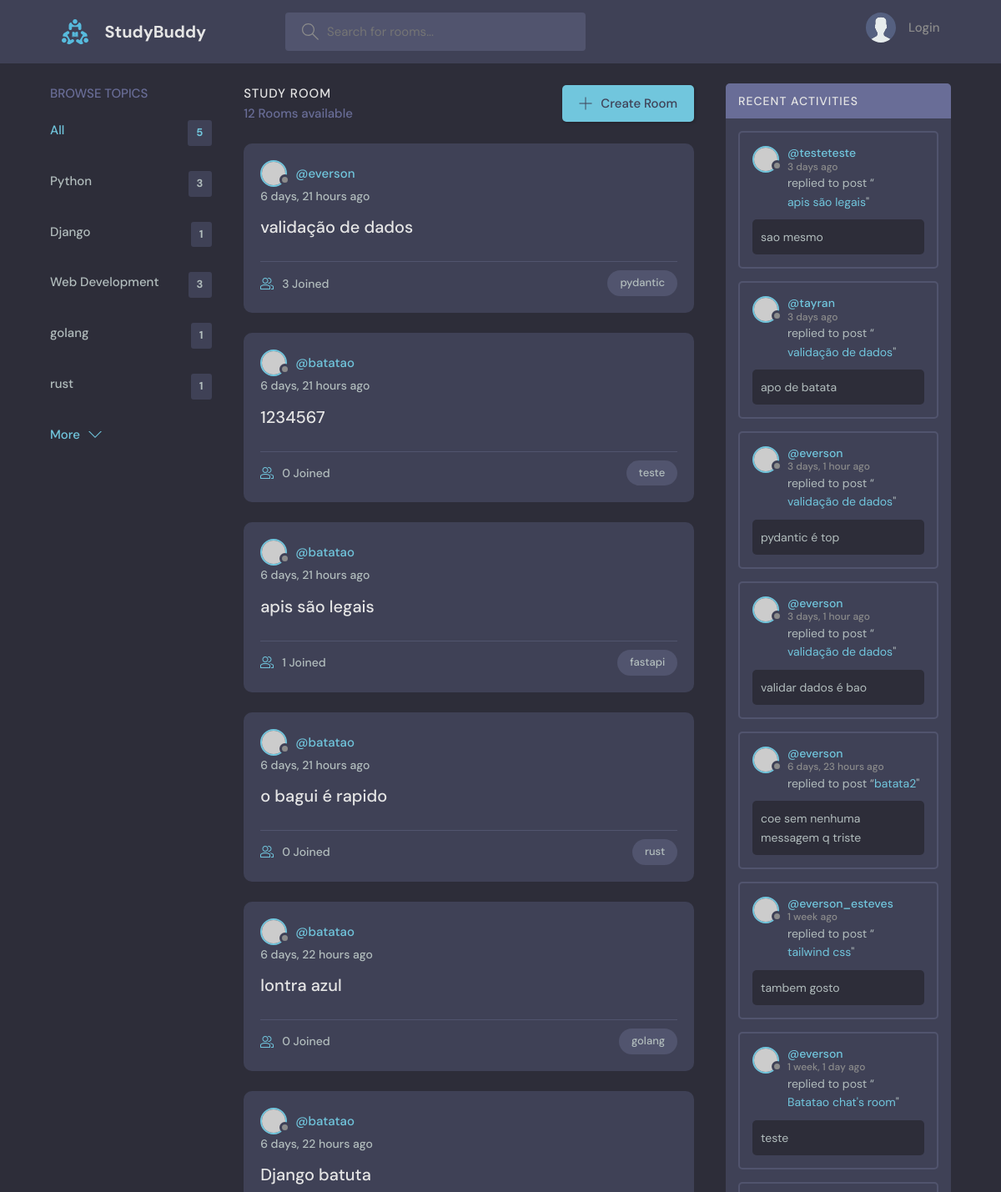
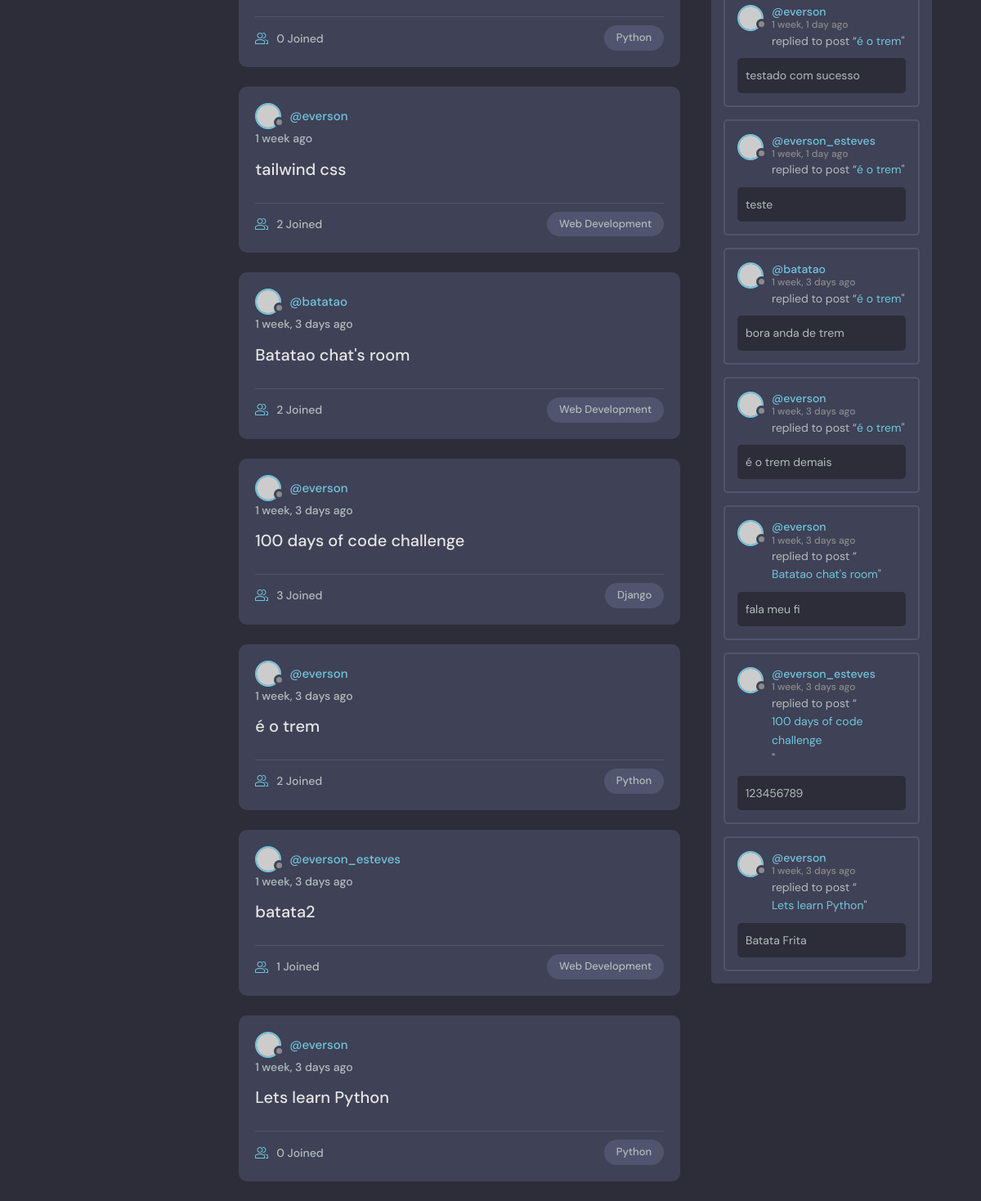
Before: / with the older database file (2 pictures, top to bottom).
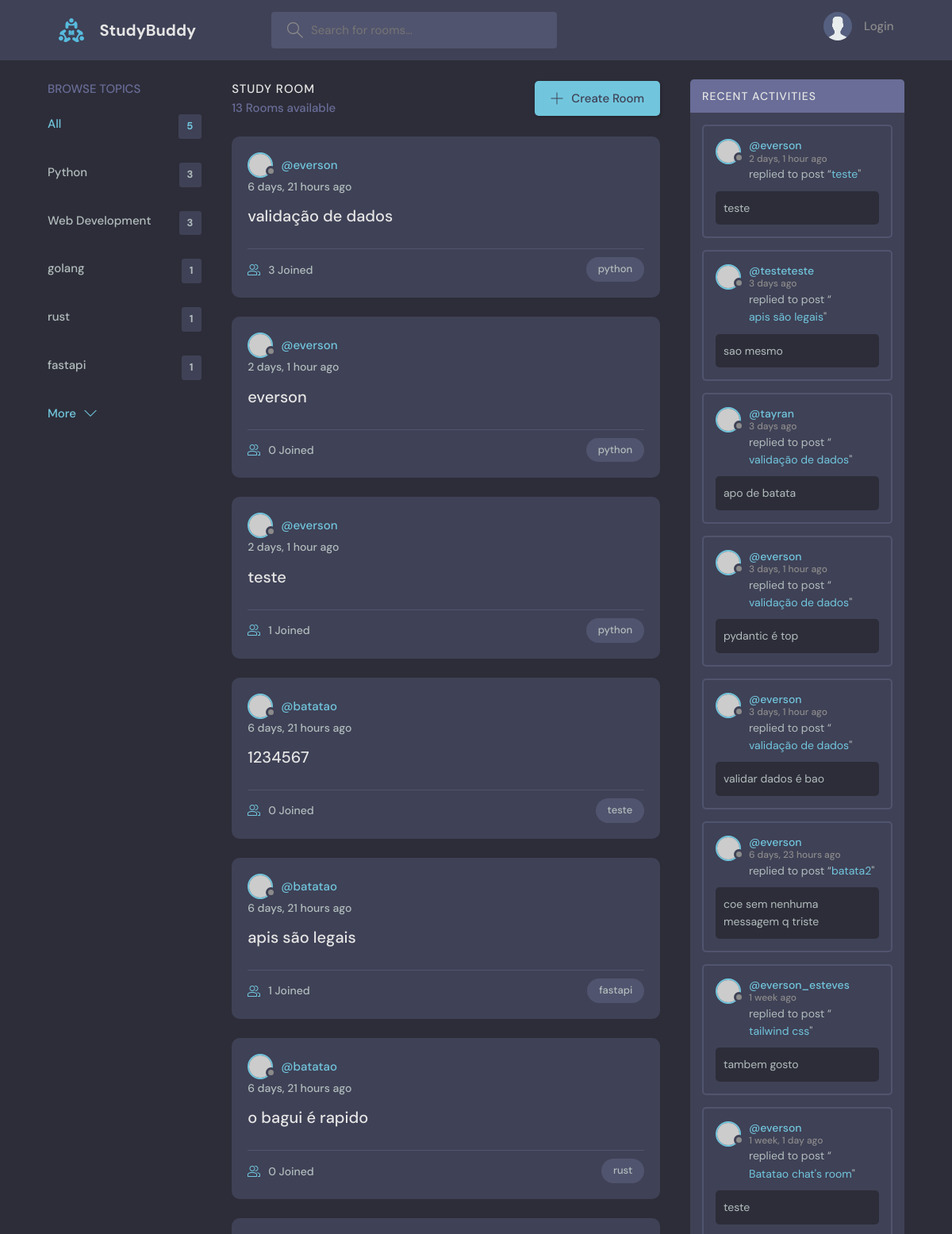
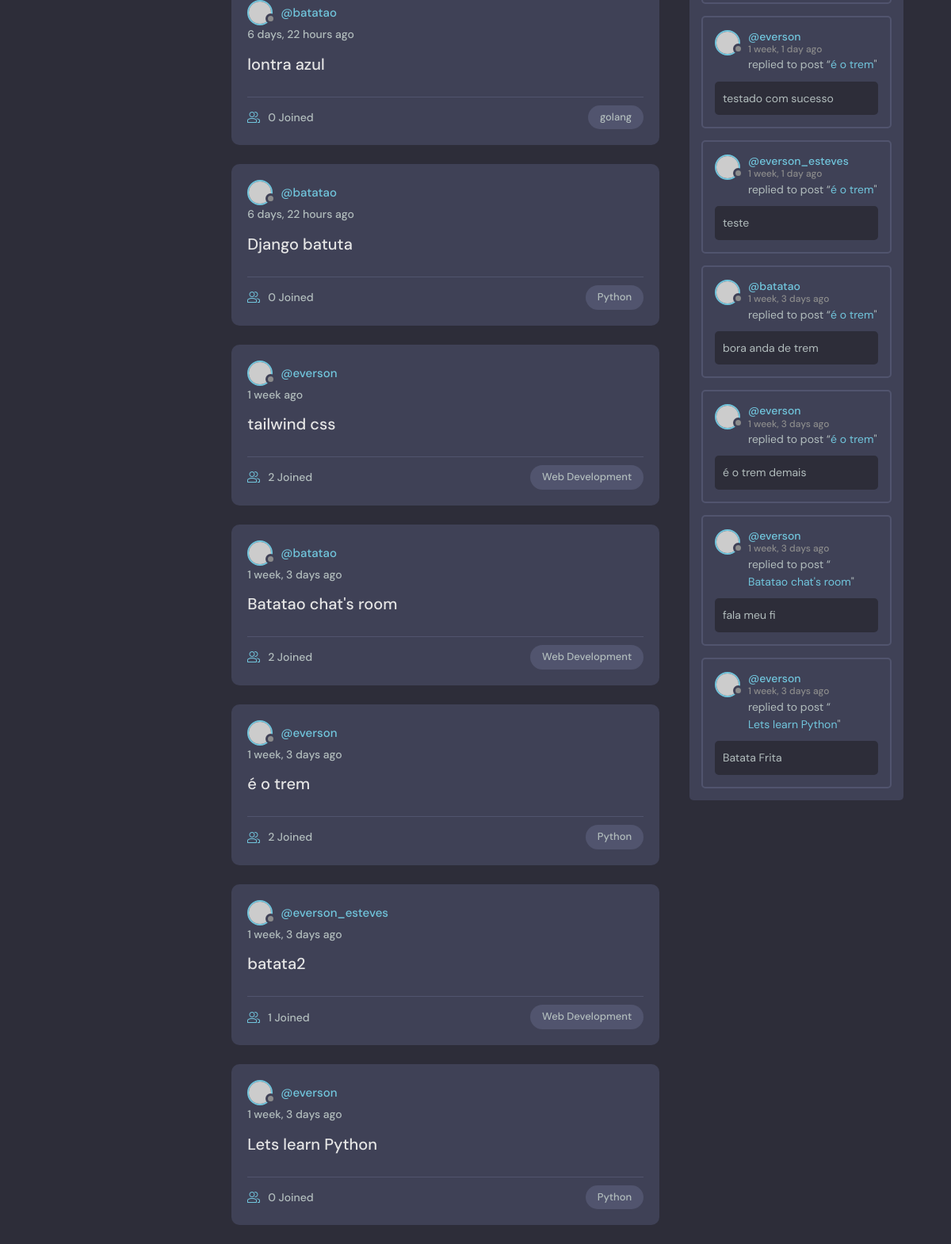
After: the same page with the newer database file (2 pictures, top to bottom).
### base/models.py (models this page shows, shortened)
class Topic(models.Model):
    name = models.CharField(max_length=200)

class Room(models.Model):
    host = models.ForeignKey(User, on_delete=models.SET_NULL, null=True)
    topic = models.ForeignKey(Topic, on_delete=models.SET_NULL, null=True)
    name = models.CharField(max_length=200)
    description = models.TextField(null=True, blank=True)
    participants = models.ManyToManyField(User, related_name='participants', blank=True)
    created_at = models.DateTimeField(auto_now_add=True)
    updated_at = models.DateTimeField(auto_now=True)
    class Meta:
        ordering = ['-updated_at', '-created_at']
    def __str__(self):
        return self.name

class Message(models.Model):
    user = models.ForeignKey(User, on_delete=models.CASCADE)
    room = models.ForeignKey(Room, on_delete=models.CASCADE)
    body = models.TextField()
    created_at = models.DateTimeField(auto_now_add=True)
    updated_at = models.DateTimeField(auto_now=True)
    class Meta:
        ordering = ['-updated_at', '-created_at']

### base/views.py (the view)
# urls.py: path('', views.home, name='home'),
def home(request: HttpRequest):
    q = request.GET.get('q') if request.GET.get('q') is not None else ''
    rooms = Room.objects.filter(Q(topic__name__icontains=q) | Q(name__icontains=q))
    rooms_count = rooms.count()
    topics = Topic.objects.all()[0:5]
    topic_messages = Message.objects.filter(Q(room__topic__name__icontains=q))
    context = {
        'rooms': rooms,
        'topics': topics,
        'rooms_count': rooms_count,
        'topic_messages': topic_messages,
    }
    return render(request, 'base/home.html', context)

### base/templates/base/home.html (shortened to what this page needs)
{% extends "main.html" %}
{% block content %}
<main class="layout layout--3">
    <div class="container">
        {% include "base/topics_component.html" %}
        <div class="roomList">
            <div class="roomList__header">
                <div>
                    <h2>Study Room</h2>
                    <p>{{rooms_count}} Rooms available</p>
                </div>
                <a class="btn btn--main" href="{% url 'create-room' %}">
                    <svg version="1.1" xmlns="http://www.w3.org/2000/svg" width="32" height="32" viewBox="0 0 32 32">
                        <title>add</title>
                        <path
                            d="M16.943 0.943h-1.885v14.115h-14.115v1.885h14.115v14.115h1.885v-14.115h14.115v-1.885h-14.115v-14.115z">
                        </path>
                    </svg>
                    Create Room
                </a>
            </div>
            {% include "base/feed_component.html" %}
        </div>
        {% include "base/activity_component.html" %}
    </div>
</main>
{% endblock content %}

### base/templates/base/topics_component.html
<div class="topics">
    <div class="topics__header">
        <h2>Browse Topics</h2>
    </div>
    <ul class="topics__list">
        <li>
            <a href="{% url 'home' %}" class="active">All <span> {{topics.count}} </span></a>
        </li>
        {% for topic in topics %}
            {% if topic.room_set.all.count > 0 %}
                <li>
                    <a href="{% url 'home' %}?q={{topic.name}}"> {{topic.name}} <span> {{topic.room_set.all.count}} </span></a>
                </li>
            {% endif %}
        {% endfor %}
    </ul>
    <a class="btn btn--link" href="{% url 'topics' %}">
        More
        <svg version="1.1" xmlns="http://www.w3.org/2000/svg" width="32" height="32" viewBox="0 0 32 32">
            <title>chevron-down</title>
            <path d="M16 21l-13-13h-3l16 16 16-16h-3l-13 13z"></path>
        </svg>
    </a>
</div>

### base/templates/base/feed_component.html (shortened to what this page needs)
{% for room in rooms %}
    <div class="roomListRoom">
        <div class="roomListRoom__header">
            <a href="{% url 'user-profile' room.host.id %}" class="roomListRoom__author">
                <div class="avatar avatar--small">
                <img src="https://randomuser.me/api/portraits/women/11.jpg" />
                </div>
                <span>@{{room.host.username}} </span>
            </a>
        </div>
        <div class="roomListRoom__actions">
            <span>{{room.created_at|timesince}} ago</span>
        </div>
        <div class="roomListRoom__content">
            <a href="{% url 'room' room.id %}">{{room.name}}</a>
        </div>
        <div class="roomListRoom__meta">
            <a href="{% url 'room' room.id %}" class="roomListRoom__joined">
                {{room.participants.all.count}} Joined
            </a>
            <p class="roomListRoom__topic">{{room.topic.name}}</p>
        </div>
    </div>
{% endfor %}

### base/templates/base/activity_component.html (shortened to what this page needs)
<div class="activities">
    <div class="activities__header">
        <h2>Recent Activities</h2>
    </div>
    {% for message in topic_messages %}
    <div class="activities__box">
        <div class="activities__boxHeader roomListRoom__header">
            <a href="{% url 'user-profile' message.user.id %}" class="roomListRoom__author">
                <div class="avatar avatar--small">
                    <img src="https://randomuser.me/api/portraits/women/11.jpg" />
                </div>
                <p>
                    @{{message.user}}
                    <span>{{message.created_at|timesince}} ago</span>
                </p>
            </a>
        </div>
        <div class="activities__boxContent">
            <p>replied to post “<a href="{% url 'room' message.room.id %}"> {{message.room}} </a>"</p>
            <div class="activities__boxRoomContent">
                {{message.body}}
            </div>
        </div>
    </div>
    {% endfor %}
</div>

Changed rows visible on the page:
removed Topic: name "Django", room_set.all.count "1"
removed Room: host.username "everson", created_at "1 week, 3 days", name "100 days of code challenge", participants.all.count "3", topic.name "Django"
removed Message: user "everson_esteves", created_at "1 week, 3 days", room "100 days of code challenge", body "123456789"
now on this page (row unchanged): Topic: name "fastapi", room_set.all.count "1"
changed Room "validação de dados": topic.name "pydantic" → "python"
added Room: host.username "everson", created_at "2 days, 1 hour", name "everson", participants.all.count "0", topic.name "python"
added Room: host.username "everson", created_at "2 days, 1 hour", name "teste", participants.all.count "1", topic.name "python"
added Message: user "everson", created_at "2 days, 1 hour", room "teste", body "teste"
Other visible differences:
{{ rooms_count }}: "12" → "13"
